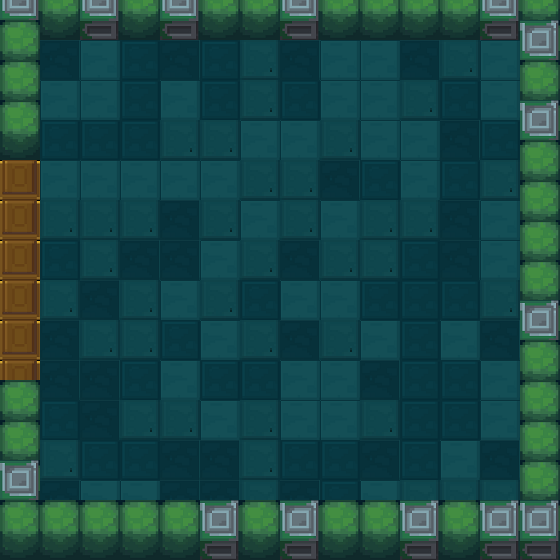

Below is a game level as drawn by its tile map, then a one-line description and the .tmx that defines it (tile-layer data replaced by summaries):
An orthogonal 14x14 tile map with 40x40 px tiles, 4 tile layers (Meta, exit, floor, roomVerge), 4 tilesets and 2 objects (Treasure, Portal).

<map version="1.0" orientation="orthogonal" renderorder="right-down" width="14" height="14" tilewidth="40" tileheight="40">
 <tileset firstgid="1" name="floors" tilewidth="40" tileheight="40">
  <image source="floors.png" width="160" height="40" />
 </tileset>
 <tileset firstgid="5" name="roomVerges" tilewidth="40" tileheight="60">
  <image source="1.png" width="80" height="60" />
 </tileset>
 <tileset firstgid="7" name="exit" tilewidth="40" tileheight="40">
  <image source="上下门（关）.png" width="40" height="80" />
 </tileset>
 <tileset firstgid="9" name="meta" tilewidth="40" tileheight="40">
  <image source="meta_tiles.png" width="280" height="70" />
  <tile id="0">
   <properties>
    <property name="Collidable" value="true" />
   </properties>
  </tile>
 </tileset>
 <layer name="Meta" width="14" height="14">
  <properties>
   <property name="cc_vertexz" value="-800" />
  </properties>
  <data>[196 cells, 46 non-empty, 1 distinct tile ids]</data>
 </layer>
 <layer name="exit" width="14" height="14">
  <properties>
   <property name="cc_vertexz" value="-500" />
  </properties>
  <data>[196 cells, 6 non-empty, 1 distinct tile ids]</data>
 </layer>
 <layer name="floor" width="14" height="14">
  <properties>
   <property name="cc_vertexz" value="-500" />
  </properties>
  <data>[196 cells, 144 non-empty, 4 distinct tile ids]</data>
 </layer>
 <layer name="roomVerge" width="14" height="14">
  <properties>
   <property name="cc_vertexz" value="automatic" />
  </properties>
  <data>[196 cells, 46 non-empty, 2 distinct tile ids]</data>
 </layer>
 <objectgroup name="ObjectTreasure">
  <object name="Treasure" x="269" y="260" />
 </objectgroup>
 <objectgroup name="ObjectPortal">
  <object name="Portal" x="259" y="260" />
 </objectgroup>
</map>
